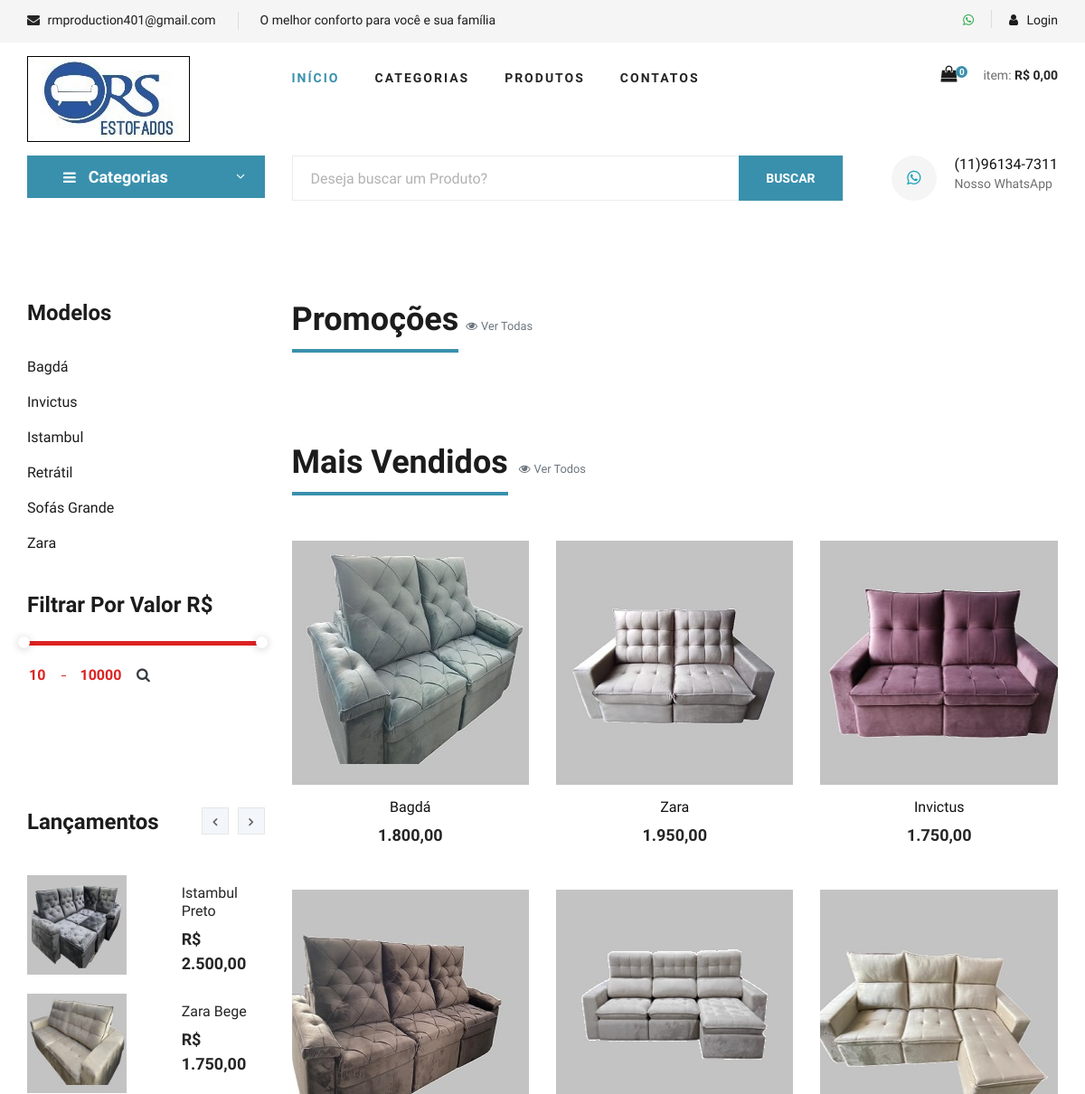
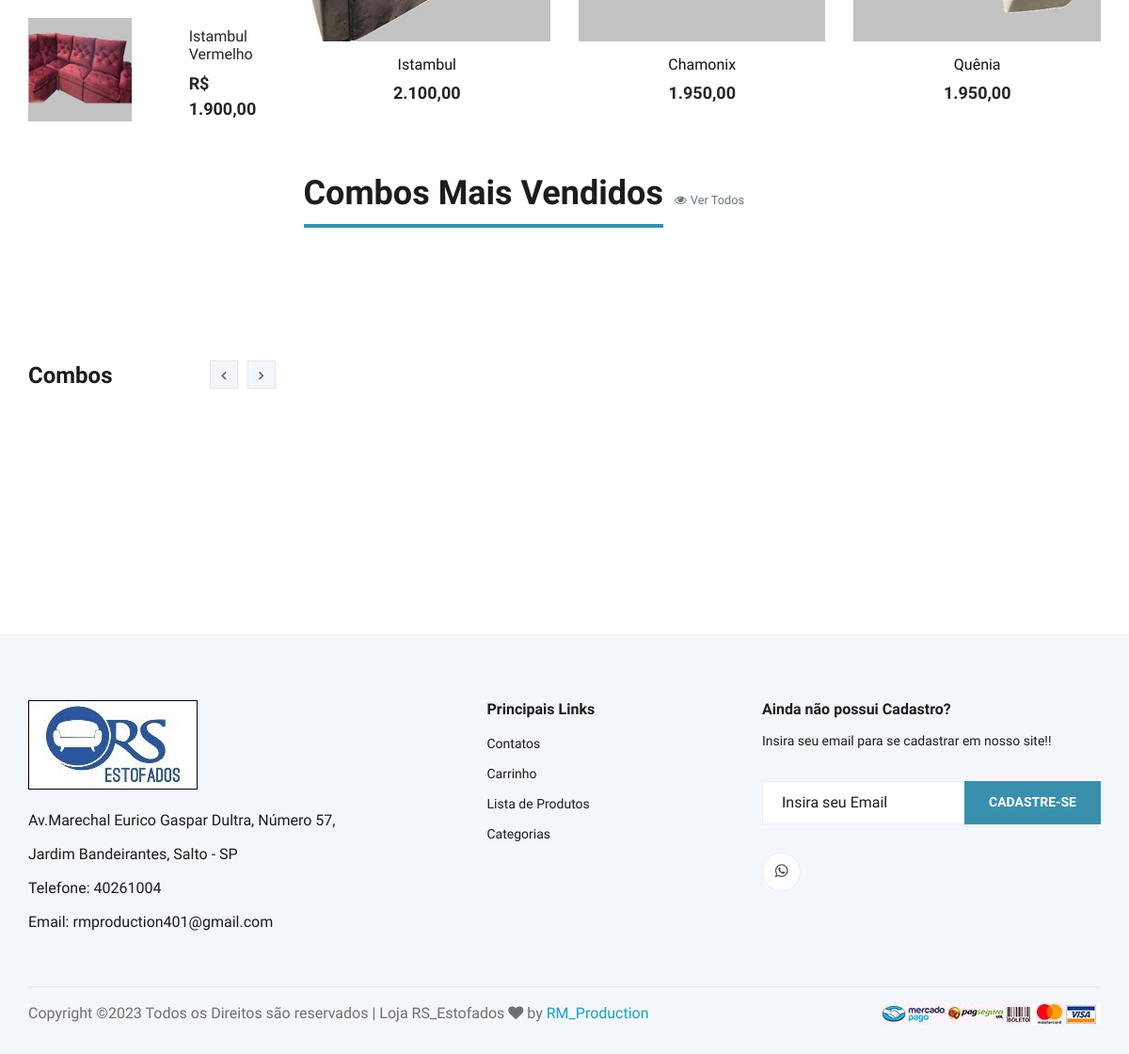
/produtos.php, run on the app's committed database (2 pictures, top to bottom).
### tables this page shows
CREATE TABLE `sub_categorias` (
  `id` int(11) NOT NULL AUTO_INCREMENT,
  `nome` varchar(50) NOT NULL,
  `nome_url` varchar(50) NOT NULL,
  `imagem` varchar(100) NOT NULL,
  `id_categoria` int(11) NOT NULL,
  PRIMARY KEY (`id`)
);

CREATE TABLE `produtos` (
  `id` int(11) NOT NULL AUTO_INCREMENT,
  `categoria` int(11) NOT NULL,
  `sub_categoria` int(11) NOT NULL,
  `nome` varchar(100) NOT NULL,
  `nome_url` varchar(100) NOT NULL,
  `descricao` varchar(1000) NOT NULL,
  `descricao_longa` text NOT NULL,
  `valor` decimal(10,2) NOT NULL,
  `imagem` varchar(100) NOT NULL,
  `estoque` int(11) NOT NULL,
  `tipo_envio` int(11) NOT NULL,
  `palavras` varchar(250) NOT NULL,
  `ativo` varchar(5) NOT NULL,
  `peso` double(8,2) DEFAULT NULL,
  `largura` int(11) DEFAULT NULL,
  `altura` int(11) DEFAULT NULL,
  `comprimento` int(11) DEFAULT NULL,
  `modelo` varchar(100) DEFAULT NULL,
  `valor_frete` decimal(8,2) DEFAULT NULL,
  `promocao` varchar(5) NOT NULL,
  `vendas` int(11) DEFAULT NULL,
  `link` varchar(150) DEFAULT NULL,
  PRIMARY KEY (`id`)
);

### produtos.php (the view, shortened to what this page needs)
<?php
require_once("cabecalho.php");
?>
<?php
require_once("cabecalho-busca.php");
?>
<section class="product spad">
  <div class="container">
    <div class="row">
      <div class="col-lg-3 col-md-5">
        <div class="sidebar">
          <div class="sidebar__item">
            <h4>Modelos</h4>
            <ul>
              <?php
              $query = $pdo->query("SELECT * FROM sub_categorias order by nome asc ");
              $res = $query->fetchAll(PDO::FETCH_ASSOC);
              for ($i=0; $i < count($res); $i++) {
                $nome = $res[$i]['nome'];
                $nome_url = $res[$i]['nome_url'];
                ?>
                <li><a href="produtos-<?php echo $nome_url ?>"><?php echo $nome ?></a></li>
              <?php } ?>
            </ul>
          </div>
          <div class="sidebar__item">
            <h4>Filtrar Por Valor R$</h4>
            <div class="price-range-wrap">
              <div class="price-range ui-slider ui-corner-all ui-slider-horizontal ui-widget ui-widget-content"
              data-min="10" data-max="10000">
              <span tabindex="0" class="ui-slider-handle ui-corner-all ui-state-default"></span>
              <span tabindex="0" class="ui-slider-handle ui-corner-all ui-state-default"></span>
            </div>
            <div class="range-slider">
              <div class="price-input">
                <form method="get" action="lista-produtos.php" name="form_valor">
                  <input type="text" name="valor-inicial" id="minamount">
                  <input type="text" name="valor-final" id="maxamount">
                  <a href="#" onclick="document.form_valor.submit(); return false;" class="text-dark">
                    <i class="fa fa-search ml-2"></i>
                  </a>
                </form>
              </div>
            </div>
          </div>
        </div>
        <div class="sidebar__item spad d-none d-md-block">
          <div class="latest-product__text">
            <h4>Lançamentos</h4>
            <div class="latest-product__slider owl-carousel">
              <div class="latest-prdouct__slider__item">
                <?php
                $query = $pdo->query("SELECT * FROM produtos where ativo = 'Sim' and estoque > 0 order by id desc limit 3 ");
                $res = $query->fetchAll(PDO::FETCH_ASSOC);
                for ($i=0; $i < count($res); $i++) {
                  $nome = $res[$i]['nome'];
                  $valor = $res[$i]['valor'];
                  $nome_url = $res[$i]['nome_url'];
                  $imagem = $res[$i]['imagem'];
                  $promocao = $res[$i]['promocao'];
                  $id = $res[$i]['id'];
                  if($promocao == 'Sim'){
                    $queryp = $pdo->query("SELECT * FROM promocoes where id_produto = '$id' ");
                    $resp = $queryp->fetchAll(PDO::FETCH_ASSOC);
                    $valor = $resp[0]['valor'];
                    $valor = number_format($valor, 2, ',', '.');
                  }else{
                    $valor = number_format($valor, 2, ',', '.');
                  }
                  ?>
                  <a href="produto-<?php echo $nome_url ?>" class="latest-product__item">
                    <div class="row">
                      <div class="col-md-7">
                        <div class="latest-product__item__pic">
                          <img src="img/produtos/<?php echo $imagem ?>" alt="">
                        </div>
                      </div>
                      <div class="col-md-5">
                        <div class="latest-product__item__text">
                          <h6><?php echo $nome ?></h6>
                          <span>R$ <?php echo $valor ?></span>
                        </div>
                      </div>
                    </div>
                  </a>
                <?php } ?>
              </div>
            </div>
          </div>
        </div>
        <div class="sidebar__item spad d-none d-md-block">
          <div class="latest-product__text">
            <h4>Combos</h4>
            <div class="latest-product__slider owl-carousel">
            </div>
          </div>
        </div>
      </div>
    </div>
    <div class="col-lg-9 col-md-7">
      <div class="product__discount">
        <div class="section-title product__discount__title">
          <h2>Promoções</h2><span class="ml-2"><a class="text-muted" href="promocoes.php" title="Ver todas as Promoções"><small><i class="fa fa-eye mr-1"></i>Ver Todas</small></a></span>
        </div>
  </div>
  <div class="section-title product__discount__title">
    <h2>Mais Vendidos</h2>
    <span class="ml-2"><a class="text-muted" href="lista-produtos.php" title="Ver todos os Produtos"><small><i class="fa fa-eye mr-1"></i>Ver Todos</small></a></span>
  </div>
  <div class="row">
   <?php
   $query = $pdo->query("SELECT * FROM produtos where ativo = 'Sim' and estoque > 0 order by vendas desc limit 6");
   $res = $query->fetchAll(PDO::FETCH_ASSOC);
   for ($i=0; $i < count($res); $i++) {
    $nome = $res[$i]['nome'];
    $valor = $res[$i]['valor'];
    $nome_url = $res[$i]['nome_url'];
    $imagem = $res[$i]['imagem'];
    $promocao = $res[$i]['promocao'];
    $id = $res[$i]['id'];
    $valor = number_format($valor, 2, ',', '.');
    if($promocao == 'Sim'){
      $queryp = $pdo->query("SELECT * FROM promocoes where id_produto = '$id' ");
      $resp = $queryp->fetchAll(PDO::FETCH_ASSOC);
      $valor_promo = $resp[0]['valor'];
      $desconto = $resp[0]['desconto'];
      $valor_promo = number_format($valor_promo, 2, ',', '.');
      ?>
      <div class="col-lg-4">
        <div class="product__discount__item">
          <div class="product__discount__item__pic set-bg"
          data-setbg="img/produtos/<?php echo $imagem ?>">
          <div class="product__discount__percent">-<?php echo $desconto ?>%</div>
          <ul class="product__item__pic__hover">
           <li><a href="produto-<?php echo $nome_url ?>"><i class="fa fa-eye"></i></a></li>
           <li><a href="" onclick="carrinhoModal('<?php echo $id ?>','Não')"><i class="fa fa-shopping-cart"></i></a>
           </ul>
         </div>
         <div class="product__discount__item__text">
          <h5><a href="produto-<?php echo $nome_url ?>"><?php echo $nome ?></a></h5>
          <div class="product__item__price">R$ <?php echo $valor_promo ?> <span>R$ <?php echo $valor ?></span></div>
        </div>
      </div>
    </div>
  <?php }else{ ?>
    <div class="col-lg-4 col-md-6 col-sm-6">
      <div class="product__item">
        <div class="product__item__pic set-bg" data-setbg="img/produtos/<?php echo $imagem ?>">
          </div>
          <div class="product__item__text">
            <a href="produto-<?php echo $nome_url ?>"><h6><?php echo $nome ?></h6>
              <h5><?php echo $valor ?></h5></a>
            </div>
          </div>
        </div>
      <?php } } ?>
    </div>
    <div class="section-title product__discount__title mt-4">
      <h2>Combos Mais Vendidos</h2>
      <span class="ml-2"><a class="text-muted" href="combos.php" title="Ver todos os Combos"><small><i class="fa fa-eye mr-1"></i>Ver Todos</small></a></span>
    </div>
    </div>
  </div>
</div>
</section>
<?php
require_once("rodape.php");
?>

### css/style.css (style rules this page uses)
html, body { height: 100%; font-family: "Cairo", sans-serif; -webkit-font-smoothing: antialiased; font-smoothing: antialiased; }
h1, h2, h3, h4, h5, h6 { margin: 0; color: #111111; font-weight: 400; font-family: "Cairo", sans-serif; }
h2 { font-size: 36px; }
h4 { font-size: 24px; }
h5 { font-size: 18px; }
h6 { font-size: 16px; }
img { max-width: 100%; }
ul, ol { padding: 0; margin: 0; }
.section-title { margin-bottom: 50px; text-align: center; }
.section-title h2 { color: #1c1c1c; font-weight: 700; position: relative; }
.section-title h2:after { position: absolute; left: 0; bottom: -15px; right: 0; height: 4px; width: 80px; background: #3990ad; content: ""; margin: 0 auto; }
.set-bg { background-repeat: no-repeat; background-size: cover; background-position: top center; }
.spad { padding-top: 100px; padding-bottom: 100px; }
.latest-product__text h4 { font-weight: 700; color: #1c1c1c; margin-bottom: 45px; }
.latest-product__item { margin-bottom: 20px; overflow: hidden; display: block; }
.latest-product__item__pic { float: left; margin-right: 26px; }
.latest-product__item__pic img { height: 110px; width: 110px; }
.latest-product__item__text { overflow: hidden; padding-top: 10px; }
.latest-product__item__text h6 { color: #252525; margin-bottom: 8px; }
.latest-product__item__text span { font-size: 18px; display: block; color: #252525; font-weight: 700; }
.sidebar__item { margin-bottom: 35px; }
.sidebar__item h4 { color: #1c1c1c; font-weight: 700; margin-bottom: 25px; }
.sidebar__item ul li { list-style: none; }
.sidebar__item ul li a { font-size: 16px; color: #1c1c1c; line-height: 39px; display: block; }
.sidebar__item .latest-product__text { position: relative; }
.sidebar__item .latest-product__text h4 { margin-bottom: 45px; }
.price-range-wrap .range-slider { margin-top: 20px; }
.price-range-wrap .range-slider .price-input { position: relative; }
.price-range-wrap .range-slider .price-input:after { position: absolute; left: 38px; top: 13px; height: 1px; width: 5px; background: #dd2222; content: ""; }
.price-range-wrap .range-slider .price-input input { font-size: 16px; color: #dd2222; font-weight: 700; max-width: 20%; border: none; display: inline-block; }
.price-range-wrap .price-range { border-radius: 0; }
.price-range-wrap .price-range.ui-widget-content { border: none; background: #ebebeb; height: 5px; }
.price-range-wrap .price-range.ui-widget-content .ui-slider-handle { height: 13px; width: 13px; border-radius: 50%; background: #ffffff; border: none; -webkit-box-shadow: 0px 1px 10px rgba(0, 0, 0, 0.2); box-shadow: 0px 1px 10px rgba(0, 0, 0, 0.2); outline: none; cursor: pointer; }
.product { padding-top: 80px; padding-bottom: 80px; }
.product__discount { padding-bottom: 50px; }
.product__discount__title { text-align: left; margin-bottom: 65px; }
.product__discount__title h2 { display: inline-block; }
.product__discount__title h2:after { margin: 0; width: 100%; }
.product__item { margin-bottom: 50px; }
.product__item__pic { height: 270px; position: relative; overflow: hidden; }
.product__item__text { text-align: center; padding-top: 15px; }
.product__item__text h6 { margin-bottom: 10px; }
.product__item__text h5 { color: #252525; font-weight: 700; }
@media only screen and (min-width: 1200px) { .container { max-width: 1170px; } }

### data on the page
sub_categorias: nome "Bagdá"
sub_categorias: nome "Invictus"
sub_categorias: nome "Istambul"
sub_categorias: nome "Retrátil"
sub_categorias: nome "Sofás Grande"
sub_categorias: nome "Zara"
produtos: imagem (picture), nome "Istambul Preto", valor "2.500,00"
produtos: imagem (picture), nome "Zara Bege", valor "1.750,00"
produtos: imagem (picture), nome "Istambul Vermelho", valor "1.900,00"
produtos: shows a picture, nome "Bagdá", valor "1.800,00"
produtos: shows a picture, nome "Zara", valor "1.950,00"
produtos: shows a picture, nome "Invictus", valor "1.750,00"
produtos: shows a picture, nome "Istambul", valor "2.100,00"
produtos: shows a picture, nome "Chamonix", valor "1.950,00"
produtos: shows a picture, nome "Quênia", valor "1.950,00"

### other printed values
$email "rmproduction401@gmail.com"
$texto_destaque "O melhor conforto para você e sua família"
$linhas "0"
$total_c "0,00"
$whatsapp "(11)96134-7311"
$endereco_loja "Av.Marechal Eurico Gaspar Dultra, Número 57, Jardim Bandeirantes, Salto - SP"
$telefone "40261004"
